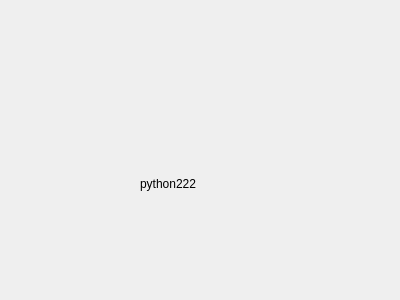
<?xml version="1.0" encoding="UTF-8"?>
<ui version="4.0">
 <class>Form</class>
 <widget class="QWidget" name="Form">
  <property name="geometry">
   <rect>
    <x>0</x>
    <y>0</y>
    <width>400</width>
    <height>300</height>
   </rect>
  </property>
  <property name="windowTitle">
   <string>Form</string>
  </property>
  <widget class="QLabel" name="label">
   <property name="geometry">
    <rect>
     <x>140</x>
     <y>120</y>
     <width>191</width>
     <height>71</height>
    </rect>
   </property>
   <property name="text">
    <string>python222</string>
   </property>
   <property name="scaledContents">
    <bool>true</bool>
   </property>
   <property name="alignment">
    <set>Qt::AlignBottom|Qt::AlignLeading|Qt::AlignLeft</set>
   </property>
   <property name="wordWrap">
    <bool>true</bool>
   </property>
   <property name="openExternalLinks">
    <bool>false</bool>
   </property>
  </widget>
 </widget>
 <resources/>
 <connections/>
</ui>
